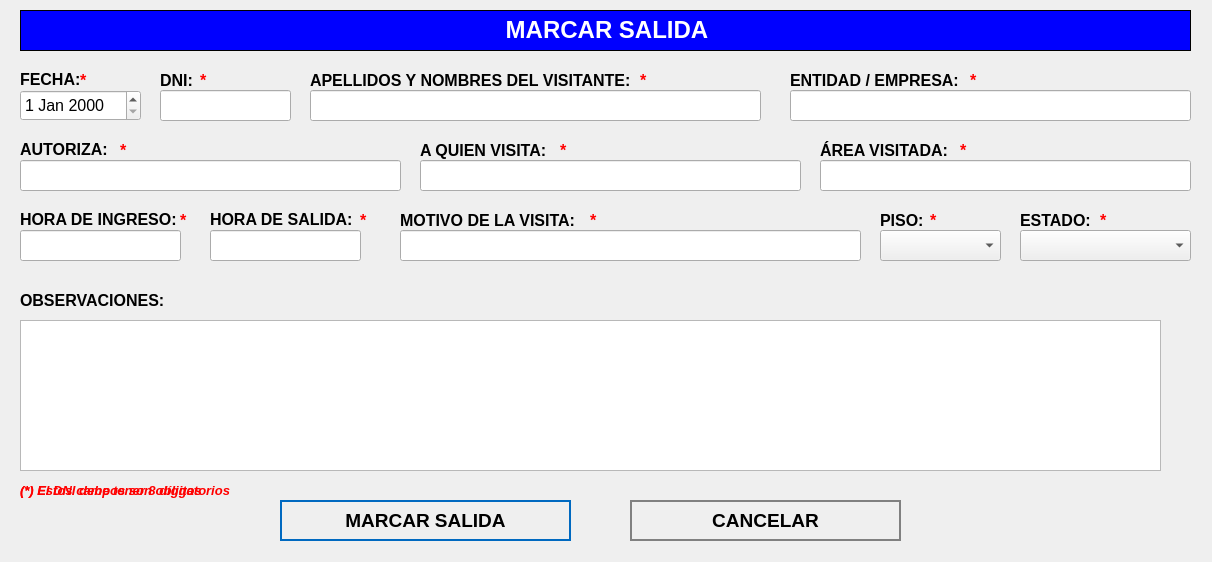
<?xml version="1.0" encoding="UTF-8"?>
<ui version="4.0">
 <class>MarcarSalida</class>
 <widget class="QWidget" name="MarcarSalida">
  <property name="geometry">
   <rect>
    <x>0</x>
    <y>0</y>
    <width>1212</width>
    <height>562</height>
   </rect>
  </property>
  <property name="windowTitle">
   <string>Marcar Salida</string>
  </property>
  <property name="styleSheet">
   <string notr="true">QPushButton
{	
	height: 2em;
 	border-style: solid;
	border-width: 2px;
 	border-color: grey;
	font-weight: bold;
}

QPushButton:hover
{
   	background-color:grey;
	color:white;
}</string>
  </property>
  <widget class="QLabel" name="label">
   <property name="geometry">
    <rect>
     <x>20</x>
     <y>10</y>
     <width>1171</width>
     <height>41</height>
    </rect>
   </property>
   <property name="font">
    <font>
     <underline>false</underline>
    </font>
   </property>
   <property name="autoFillBackground">
    <bool>false</bool>
   </property>
   <property name="styleSheet">
    <string notr="true">background-color: blue;</string>
   </property>
   <property name="frameShape">
    <enum>QFrame::Box</enum>
   </property>
   <property name="text">
    <string>&lt;html&gt;&lt;head/&gt;&lt;body&gt;&lt;p align=&quot;center&quot;&gt;&lt;span style=&quot; font-size:18pt; font-weight:600; color:#ffffff;&quot;&gt;MARCAR SALIDA&lt;/span&gt;&lt;/p&gt;&lt;/body&gt;&lt;/html&gt;</string>
   </property>
  </widget>
  <widget class="QLabel" name="label_autoriza">
   <property name="geometry">
    <rect>
     <x>20</x>
     <y>140</y>
     <width>101</width>
     <height>16</height>
    </rect>
   </property>
   <property name="text">
    <string>&lt;html&gt;&lt;head/&gt;&lt;body&gt;&lt;p&gt;&lt;span style=&quot; font-size:12pt; font-weight:600;&quot;&gt;AUTORIZA:&lt;/span&gt;&lt;/p&gt;&lt;/body&gt;&lt;/html&gt;</string>
   </property>
  </widget>
  <widget class="QLineEdit" name="titleLineEdit">
   <property name="geometry">
    <rect>
     <x>20</x>
     <y>160</y>
     <width>381</width>
     <height>31</height>
    </rect>
   </property>
   <property name="font">
    <font>
     <pointsize>12</pointsize>
    </font>
   </property>
   <property name="placeholderText">
    <string/>
   </property>
  </widget>
  <widget class="QLineEdit" name="categoryLineEdit">
   <property name="geometry">
    <rect>
     <x>420</x>
     <y>160</y>
     <width>381</width>
     <height>31</height>
    </rect>
   </property>
   <property name="font">
    <font>
     <pointsize>12</pointsize>
    </font>
   </property>
  </widget>
  <widget class="QTextEdit" name="descriptionTextedit">
   <property name="geometry">
    <rect>
     <x>20</x>
     <y>320</y>
     <width>1141</width>
     <height>151</height>
    </rect>
   </property>
   <property name="font">
    <font>
     <pointsize>12</pointsize>
    </font>
   </property>
  </widget>
  <widget class="QPushButton" name="editButton">
   <property name="geometry">
    <rect>
     <x>280</x>
     <y>500</y>
     <width>291</width>
     <height>41</height>
    </rect>
   </property>
   <property name="font">
    <font>
     <pointsize>14</pointsize>
     <weight>75</weight>
     <bold>true</bold>
    </font>
   </property>
   <property name="cursor">
    <cursorShape>PointingHandCursor</cursorShape>
   </property>
   <property name="styleSheet">
    <string notr="true">QPushButton
{	
	height: 2em;
 	border-style: solid;
	border-width: 2px;
 	border-color: #0069c0;
	font-weight: bold;
}

QPushButton:hover
{
   	background-color:#0069c0;
	color:white;
}</string>
   </property>
   <property name="text">
    <string>MARCAR SALIDA</string>
   </property>
   <property name="icon">
    <iconset>
     <normaloff>../assets/icons/icon_black_clock.png</normaloff>../assets/icons/icon_black_clock.png</iconset>
   </property>
   <property name="iconSize">
    <size>
     <width>30</width>
     <height>60</height>
    </size>
   </property>
   <property name="flat">
    <bool>true</bool>
   </property>
  </widget>
  <widget class="QPushButton" name="cancelButton">
   <property name="geometry">
    <rect>
     <x>630</x>
     <y>500</y>
     <width>271</width>
     <height>41</height>
    </rect>
   </property>
   <property name="font">
    <font>
     <pointsize>14</pointsize>
     <weight>75</weight>
     <bold>true</bold>
    </font>
   </property>
   <property name="cursor">
    <cursorShape>PointingHandCursor</cursorShape>
   </property>
   <property name="styleSheet">
    <string notr="true">QPushButton
{	
	height: 2em;
 	border-style: solid;
	border-width: 2px;
 	border-color: grey;
	font-weight: bold;
}

QPushButton:hover
{
   	background-color:grey;
	color:white;
}</string>
   </property>
   <property name="text">
    <string>CANCELAR</string>
   </property>
   <property name="icon">
    <iconset>
     <normaloff>../assets/icons/cancel-icon.png</normaloff>../assets/icons/cancel-icon.png</iconset>
   </property>
   <property name="iconSize">
    <size>
     <width>30</width>
     <height>30</height>
    </size>
   </property>
   <property name="flat">
    <bool>true</bool>
   </property>
  </widget>
  <widget class="QLabel" name="label_aquienvisita">
   <property name="geometry">
    <rect>
     <x>420</x>
     <y>140</y>
     <width>191</width>
     <height>21</height>
    </rect>
   </property>
   <property name="text">
    <string>&lt;html&gt;&lt;head/&gt;&lt;body&gt;&lt;p&gt;&lt;span style=&quot; font-size:12pt; font-weight:600;&quot;&gt;A QUIEN VISITA:&lt;/span&gt;&lt;/p&gt;&lt;/body&gt;&lt;/html&gt;</string>
   </property>
  </widget>
  <widget class="QDateEdit" name="dateEditNuevo">
   <property name="geometry">
    <rect>
     <x>20</x>
     <y>90</y>
     <width>121</width>
     <height>31</height>
    </rect>
   </property>
   <property name="font">
    <font>
     <pointsize>12</pointsize>
    </font>
   </property>
  </widget>
  <widget class="QLabel" name="label_area">
   <property name="geometry">
    <rect>
     <x>820</x>
     <y>140</y>
     <width>191</width>
     <height>21</height>
    </rect>
   </property>
   <property name="text">
    <string>&lt;html&gt;&lt;head/&gt;&lt;body&gt;&lt;p&gt;&lt;span style=&quot; font-size:12pt; font-weight:600;&quot;&gt;ÁREA VISITADA:&lt;/span&gt;&lt;/p&gt;&lt;/body&gt;&lt;/html&gt;</string>
   </property>
  </widget>
  <widget class="QLineEdit" name="nombreVisitanteLineEdit">
   <property name="geometry">
    <rect>
     <x>310</x>
     <y>90</y>
     <width>451</width>
     <height>31</height>
    </rect>
   </property>
   <property name="font">
    <font>
     <pointsize>12</pointsize>
    </font>
   </property>
  </widget>
  <widget class="QLabel" name="label_fecha">
   <property name="geometry">
    <rect>
     <x>20</x>
     <y>70</y>
     <width>101</width>
     <height>16</height>
    </rect>
   </property>
   <property name="text">
    <string>&lt;html&gt;&lt;head/&gt;&lt;body&gt;&lt;p&gt;&lt;span style=&quot; font-size:12pt; font-weight:600;&quot;&gt;FECHA:&lt;/span&gt;&lt;/p&gt;&lt;/body&gt;&lt;/html&gt;</string>
   </property>
  </widget>
  <widget class="QLabel" name="label_visitante">
   <property name="geometry">
    <rect>
     <x>310</x>
     <y>70</y>
     <width>341</width>
     <height>21</height>
    </rect>
   </property>
   <property name="text">
    <string>&lt;html&gt;&lt;head/&gt;&lt;body&gt;&lt;p&gt;&lt;span style=&quot; font-size:12pt; font-weight:600;&quot;&gt;APELLIDOS Y NOMBRES DEL VISITANTE:&lt;/span&gt;&lt;/p&gt;&lt;/body&gt;&lt;/html&gt;</string>
   </property>
  </widget>
  <widget class="QLabel" name="label_observaciones">
   <property name="geometry">
    <rect>
     <x>20</x>
     <y>290</y>
     <width>151</width>
     <height>21</height>
    </rect>
   </property>
   <property name="text">
    <string>&lt;html&gt;&lt;head/&gt;&lt;body&gt;&lt;p&gt;&lt;span style=&quot; font-size:12pt; font-weight:600;&quot;&gt;OBSERVACIONES:&lt;/span&gt;&lt;/p&gt;&lt;/body&gt;&lt;/html&gt;</string>
   </property>
  </widget>
  <widget class="QLineEdit" name="categoryLineEditEntidadEmpresa">
   <property name="geometry">
    <rect>
     <x>790</x>
     <y>90</y>
     <width>401</width>
     <height>31</height>
    </rect>
   </property>
   <property name="font">
    <font>
     <pointsize>12</pointsize>
    </font>
   </property>
  </widget>
  <widget class="QLabel" name="label_entidad">
   <property name="geometry">
    <rect>
     <x>790</x>
     <y>70</y>
     <width>341</width>
     <height>21</height>
    </rect>
   </property>
   <property name="text">
    <string>&lt;html&gt;&lt;head/&gt;&lt;body&gt;&lt;p&gt;&lt;span style=&quot; font-size:12pt; font-weight:600;&quot;&gt;ENTIDAD / EMPRESA:&lt;/span&gt;&lt;/p&gt;&lt;/body&gt;&lt;/html&gt;</string>
   </property>
  </widget>
  <widget class="QLabel" name="label_horaIngreso">
   <property name="geometry">
    <rect>
     <x>20</x>
     <y>210</y>
     <width>171</width>
     <height>16</height>
    </rect>
   </property>
   <property name="text">
    <string>&lt;html&gt;&lt;head/&gt;&lt;body&gt;&lt;p&gt;&lt;span style=&quot; font-size:12pt; font-weight:600;&quot;&gt;HORA DE INGRESO:&lt;/span&gt;&lt;/p&gt;&lt;/body&gt;&lt;/html&gt;</string>
   </property>
  </widget>
  <widget class="QLabel" name="label_horaSalida">
   <property name="geometry">
    <rect>
     <x>210</x>
     <y>210</y>
     <width>171</width>
     <height>16</height>
    </rect>
   </property>
   <property name="text">
    <string>&lt;html&gt;&lt;head/&gt;&lt;body&gt;&lt;p&gt;&lt;span style=&quot; font-size:12pt; font-weight:600;&quot;&gt;HORA DE SALIDA:&lt;/span&gt;&lt;/p&gt;&lt;/body&gt;&lt;/html&gt;</string>
   </property>
  </widget>
  <widget class="QLabel" name="label_motivoVisita">
   <property name="geometry">
    <rect>
     <x>400</x>
     <y>210</y>
     <width>341</width>
     <height>21</height>
    </rect>
   </property>
   <property name="text">
    <string>&lt;html&gt;&lt;head/&gt;&lt;body&gt;&lt;p&gt;&lt;span style=&quot; font-size:12pt; font-weight:600;&quot;&gt;MOTIVO DE LA VISITA:&lt;/span&gt;&lt;/p&gt;&lt;/body&gt;&lt;/html&gt;</string>
   </property>
  </widget>
  <widget class="QLineEdit" name="dniLineEdit">
   <property name="geometry">
    <rect>
     <x>160</x>
     <y>90</y>
     <width>131</width>
     <height>31</height>
    </rect>
   </property>
   <property name="font">
    <font>
     <pointsize>12</pointsize>
    </font>
   </property>
  </widget>
  <widget class="QLabel" name="label_dni">
   <property name="geometry">
    <rect>
     <x>160</x>
     <y>70</y>
     <width>91</width>
     <height>21</height>
    </rect>
   </property>
   <property name="text">
    <string>&lt;html&gt;&lt;head/&gt;&lt;body&gt;&lt;p&gt;&lt;span style=&quot; font-size:12pt; font-weight:600;&quot;&gt;DNI:&lt;/span&gt;&lt;/p&gt;&lt;/body&gt;&lt;/html&gt;</string>
   </property>
  </widget>
  <widget class="QLabel" name="label_piso">
   <property name="geometry">
    <rect>
     <x>880</x>
     <y>210</y>
     <width>61</width>
     <height>21</height>
    </rect>
   </property>
   <property name="text">
    <string>&lt;html&gt;&lt;head/&gt;&lt;body&gt;&lt;p&gt;&lt;span style=&quot; font-size:12pt; font-weight:600;&quot;&gt;PISO:&lt;/span&gt;&lt;/p&gt;&lt;/body&gt;&lt;/html&gt;</string>
   </property>
  </widget>
  <widget class="QComboBox" name="comboBoxPiso">
   <property name="geometry">
    <rect>
     <x>880</x>
     <y>230</y>
     <width>121</width>
     <height>31</height>
    </rect>
   </property>
   <property name="font">
    <font>
     <pointsize>12</pointsize>
    </font>
   </property>
   <property name="editable">
    <bool>false</bool>
   </property>
  </widget>
  <widget class="QLabel" name="label_estado">
   <property name="geometry">
    <rect>
     <x>1020</x>
     <y>210</y>
     <width>91</width>
     <height>21</height>
    </rect>
   </property>
   <property name="text">
    <string>&lt;html&gt;&lt;head/&gt;&lt;body&gt;&lt;p&gt;&lt;span style=&quot; font-size:12pt; font-weight:600;&quot;&gt;ESTADO:&lt;/span&gt;&lt;/p&gt;&lt;/body&gt;&lt;/html&gt;</string>
   </property>
  </widget>
  <widget class="QComboBox" name="comboBoxEstado">
   <property name="geometry">
    <rect>
     <x>1020</x>
     <y>230</y>
     <width>171</width>
     <height>31</height>
    </rect>
   </property>
   <property name="font">
    <font>
     <pointsize>12</pointsize>
    </font>
   </property>
   <property name="editable">
    <bool>false</bool>
   </property>
  </widget>
  <widget class="QLineEdit" name="horaIngresoLineEdit">
   <property name="geometry">
    <rect>
     <x>20</x>
     <y>230</y>
     <width>161</width>
     <height>31</height>
    </rect>
   </property>
   <property name="font">
    <font>
     <pointsize>12</pointsize>
    </font>
   </property>
  </widget>
  <widget class="QLineEdit" name="horaSalidaLineEdit">
   <property name="geometry">
    <rect>
     <x>210</x>
     <y>230</y>
     <width>151</width>
     <height>31</height>
    </rect>
   </property>
   <property name="font">
    <font>
     <pointsize>12</pointsize>
    </font>
   </property>
  </widget>
  <widget class="QLabel" name="ast_motivo">
   <property name="geometry">
    <rect>
     <x>590</x>
     <y>210</y>
     <width>16</width>
     <height>21</height>
    </rect>
   </property>
   <property name="text">
    <string>&lt;html&gt;&lt;head/&gt;&lt;body&gt;&lt;p&gt;&lt;span style=&quot; font-size:12pt; font-weight:600; color:#ff0000;&quot;&gt;*&lt;/span&gt;&lt;/p&gt;&lt;/body&gt;&lt;/html&gt;</string>
   </property>
  </widget>
  <widget class="QLabel" name="ast_visitante">
   <property name="geometry">
    <rect>
     <x>640</x>
     <y>70</y>
     <width>16</width>
     <height>21</height>
    </rect>
   </property>
   <property name="text">
    <string>&lt;html&gt;&lt;head/&gt;&lt;body&gt;&lt;p&gt;&lt;span style=&quot; font-size:12pt; font-weight:600; color:#ff0000;&quot;&gt;*&lt;/span&gt;&lt;/p&gt;&lt;/body&gt;&lt;/html&gt;</string>
   </property>
  </widget>
  <widget class="QLabel" name="ast_horaingreso">
   <property name="geometry">
    <rect>
     <x>180</x>
     <y>210</y>
     <width>16</width>
     <height>21</height>
    </rect>
   </property>
   <property name="text">
    <string>&lt;html&gt;&lt;head/&gt;&lt;body&gt;&lt;p&gt;&lt;span style=&quot; font-size:12pt; font-weight:600; color:#ff0000;&quot;&gt;*&lt;/span&gt;&lt;/p&gt;&lt;/body&gt;&lt;/html&gt;</string>
   </property>
  </widget>
  <widget class="QLabel" name="ast_fecha">
   <property name="geometry">
    <rect>
     <x>80</x>
     <y>70</y>
     <width>16</width>
     <height>21</height>
    </rect>
   </property>
   <property name="text">
    <string>&lt;html&gt;&lt;head/&gt;&lt;body&gt;&lt;p&gt;&lt;span style=&quot; font-size:12pt; font-weight:600; color:#ff0000;&quot;&gt;*&lt;/span&gt;&lt;/p&gt;&lt;/body&gt;&lt;/html&gt;</string>
   </property>
  </widget>
  <widget class="QLabel" name="ast_dni">
   <property name="geometry">
    <rect>
     <x>200</x>
     <y>70</y>
     <width>16</width>
     <height>21</height>
    </rect>
   </property>
   <property name="text">
    <string>&lt;html&gt;&lt;head/&gt;&lt;body&gt;&lt;p&gt;&lt;span style=&quot; font-size:12pt; font-weight:600; color:#ff0000;&quot;&gt;*&lt;/span&gt;&lt;/p&gt;&lt;/body&gt;&lt;/html&gt;</string>
   </property>
  </widget>
  <widget class="QLabel" name="ast_autoriza">
   <property name="geometry">
    <rect>
     <x>120</x>
     <y>140</y>
     <width>16</width>
     <height>21</height>
    </rect>
   </property>
   <property name="text">
    <string>&lt;html&gt;&lt;head/&gt;&lt;body&gt;&lt;p&gt;&lt;span style=&quot; font-size:12pt; font-weight:600; color:#ff0000;&quot;&gt;*&lt;/span&gt;&lt;/p&gt;&lt;/body&gt;&lt;/html&gt;</string>
   </property>
  </widget>
  <widget class="QLabel" name="ast_aquienvisita">
   <property name="geometry">
    <rect>
     <x>560</x>
     <y>140</y>
     <width>16</width>
     <height>21</height>
    </rect>
   </property>
   <property name="text">
    <string>&lt;html&gt;&lt;head/&gt;&lt;body&gt;&lt;p&gt;&lt;span style=&quot; font-size:12pt; font-weight:600; color:#ff0000;&quot;&gt;*&lt;/span&gt;&lt;/p&gt;&lt;/body&gt;&lt;/html&gt;</string>
   </property>
  </widget>
  <widget class="QLabel" name="ast_area">
   <property name="geometry">
    <rect>
     <x>960</x>
     <y>140</y>
     <width>16</width>
     <height>21</height>
    </rect>
   </property>
   <property name="text">
    <string>&lt;html&gt;&lt;head/&gt;&lt;body&gt;&lt;p&gt;&lt;span style=&quot; font-size:12pt; font-weight:600; color:#ff0000;&quot;&gt;*&lt;/span&gt;&lt;/p&gt;&lt;/body&gt;&lt;/html&gt;</string>
   </property>
  </widget>
  <widget class="QLabel" name="ast_entidadempresa">
   <property name="geometry">
    <rect>
     <x>970</x>
     <y>70</y>
     <width>16</width>
     <height>21</height>
    </rect>
   </property>
   <property name="text">
    <string>&lt;html&gt;&lt;head/&gt;&lt;body&gt;&lt;p&gt;&lt;span style=&quot; font-size:12pt; font-weight:600; color:#ff0000;&quot;&gt;*&lt;/span&gt;&lt;/p&gt;&lt;/body&gt;&lt;/html&gt;</string>
   </property>
  </widget>
  <widget class="QLabel" name="ast_piso">
   <property name="geometry">
    <rect>
     <x>930</x>
     <y>210</y>
     <width>16</width>
     <height>21</height>
    </rect>
   </property>
   <property name="text">
    <string>&lt;html&gt;&lt;head/&gt;&lt;body&gt;&lt;p&gt;&lt;span style=&quot; font-size:12pt; font-weight:600; color:#ff0000;&quot;&gt;*&lt;/span&gt;&lt;/p&gt;&lt;/body&gt;&lt;/html&gt;</string>
   </property>
  </widget>
  <widget class="QLabel" name="ast_estado">
   <property name="geometry">
    <rect>
     <x>1100</x>
     <y>210</y>
     <width>16</width>
     <height>21</height>
    </rect>
   </property>
   <property name="text">
    <string>&lt;html&gt;&lt;head/&gt;&lt;body&gt;&lt;p&gt;&lt;span style=&quot; font-size:12pt; font-weight:600; color:#ff0000;&quot;&gt;*&lt;/span&gt;&lt;/p&gt;&lt;/body&gt;&lt;/html&gt;</string>
   </property>
  </widget>
  <widget class="QLabel" name="label_nota_obligatoria">
   <property name="geometry">
    <rect>
     <x>20</x>
     <y>480</y>
     <width>281</width>
     <height>21</height>
    </rect>
   </property>
   <property name="text">
    <string>&lt;html&gt;&lt;head/&gt;&lt;body&gt;&lt;p&gt;&lt;span style=&quot; font-size:10pt; font-weight:600; font-style:italic; color:#ff0000;&quot;&gt;(*) Estos campos son obligatorios&lt;/span&gt;&lt;/p&gt;&lt;/body&gt;&lt;/html&gt;</string>
   </property>
  </widget>
  <widget class="QLineEdit" name="motivoVisitaLineEdit">
   <property name="geometry">
    <rect>
     <x>400</x>
     <y>230</y>
     <width>461</width>
     <height>31</height>
    </rect>
   </property>
   <property name="font">
    <font>
     <pointsize>12</pointsize>
    </font>
   </property>
  </widget>
  <widget class="QLabel" name="ast_horaSalida">
   <property name="geometry">
    <rect>
     <x>360</x>
     <y>210</y>
     <width>16</width>
     <height>21</height>
    </rect>
   </property>
   <property name="text">
    <string>&lt;html&gt;&lt;head/&gt;&lt;body&gt;&lt;p&gt;&lt;span style=&quot; font-size:12pt; font-weight:600; color:#ff0000;&quot;&gt;*&lt;/span&gt;&lt;/p&gt;&lt;/body&gt;&lt;/html&gt;</string>
   </property>
  </widget>
  <widget class="QLabel" name="label_advertencia_dni">
   <property name="geometry">
    <rect>
     <x>20</x>
     <y>480</y>
     <width>281</width>
     <height>21</height>
    </rect>
   </property>
   <property name="text">
    <string>&lt;html&gt;&lt;head/&gt;&lt;body&gt;&lt;p&gt;&lt;span style=&quot; font-size:10pt; font-weight:600; font-style:italic; color:#ff0000;&quot;&gt;(*) El DNI debe tener 8 dígitos&lt;/span&gt;&lt;/p&gt;&lt;/body&gt;&lt;/html&gt;</string>
   </property>
  </widget>
  <widget class="QLineEdit" name="areaVisitadaLineEdit">
   <property name="geometry">
    <rect>
     <x>820</x>
     <y>160</y>
     <width>371</width>
     <height>31</height>
    </rect>
   </property>
   <property name="font">
    <font>
     <pointsize>12</pointsize>
    </font>
   </property>
  </widget>
 </widget>
 <tabstops>
  <tabstop>dniLineEdit</tabstop>
  <tabstop>nombreVisitanteLineEdit</tabstop>
  <tabstop>categoryLineEditEntidadEmpresa</tabstop>
  <tabstop>titleLineEdit</tabstop>
  <tabstop>categoryLineEdit</tabstop>
  <tabstop>areaVisitadaLineEdit</tabstop>
  <tabstop>horaIngresoLineEdit</tabstop>
  <tabstop>horaSalidaLineEdit</tabstop>
  <tabstop>motivoVisitaLineEdit</tabstop>
  <tabstop>comboBoxPiso</tabstop>
  <tabstop>comboBoxEstado</tabstop>
  <tabstop>descriptionTextedit</tabstop>
  <tabstop>editButton</tabstop>
  <tabstop>cancelButton</tabstop>
  <tabstop>dateEditNuevo</tabstop>
 </tabstops>
 <resources/>
 <connections/>
</ui>
